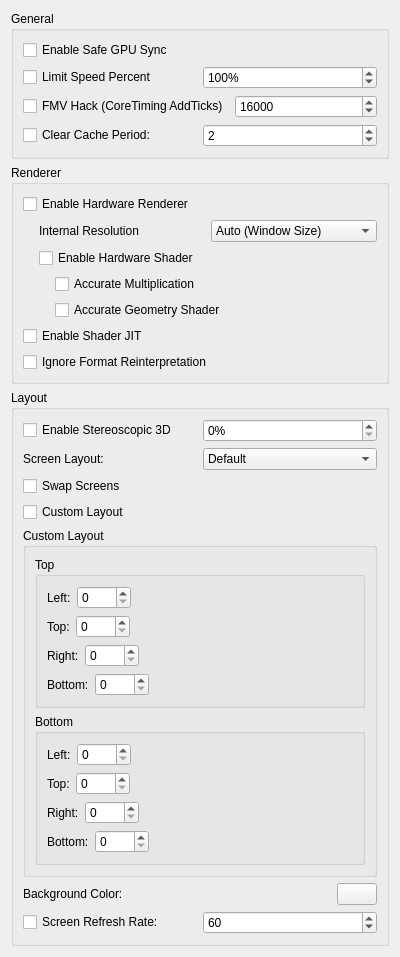
<?xml version="1.0" encoding="UTF-8"?>
<ui version="4.0">
 <class>ConfigureGraphics</class>
 <widget class="QWidget" name="ConfigureGraphics">
  <property name="geometry">
   <rect>
    <x>0</x>
    <y>0</y>
    <width>400</width>
    <height>427</height>
   </rect>
  </property>
  <property name="windowTitle">
   <string>Form</string>
  </property>
  <layout class="QVBoxLayout" name="verticalLayout">
   <item>
    <widget class="QGroupBox" name="generalBox">
     <property name="title">
      <string>General</string>
     </property>
     <layout class="QVBoxLayout" name="verticalLayout_2">
      <item>
       <widget class="QCheckBox" name="toggle_glsync">
        <property name="text">
         <string>Enable Safe GPU Sync</string>
        </property>
       </widget>
      </item>
      <item>
       <layout class="QHBoxLayout" name="horizontalLayout_2">
        <item>
         <widget class="QCheckBox" name="toggle_frame_limit">
          <property name="text">
           <string>Limit Speed Percent</string>
          </property>
         </widget>
        </item>
        <item>
         <widget class="QSpinBox" name="frame_limit">
          <property name="suffix">
           <string>%</string>
          </property>
          <property name="minimum">
           <number>1</number>
          </property>
          <property name="maximum">
           <number>9999</number>
          </property>
          <property name="value">
           <number>100</number>
          </property>
         </widget>
        </item>
       </layout>
      </item>
      <item>
        <layout class="QHBoxLayout" name="horizontalLayout_7">
         <item>
          <widget class="QCheckBox" name="FMV_hack">
           <property name="text">
            <string>FMV Hack (CoreTiming AddTicks)</string>
           </property>
          </widget>
         </item>
         <item>
          <widget class="QSpinBox" name="AddTicks">
           <property name="minimum">
            <number>1</number>
           </property>
           <property name="maximum">
            <number>999999</number>
           </property>
           <property name="value">
            <number>16000</number>
           </property>
          </widget>
         </item>
        </layout>
       </item>
      <item>
       <layout class="QHBoxLayout" name="horizontalLayout_9">
        <item>
         <widget class="QCheckBox" name="enable_cache_clear">
          <property name="text">
           <string>Clear Cache Period:</string>
          </property>
         </widget>
        </item>
        <item>
         <widget class="QSpinBox" name="clear_cache_secs">
          <property name="minimum">
           <number>1</number>
          </property>
          <property name="maximum">
           <number>3600</number>
          </property>
          <property name="value">
           <number>2</number>
          </property>
         </widget>
        </item>
       </layout>
      </item>
     </layout>
    </widget>
   </item>
   <item>
    <widget class="QGroupBox" name="rendererBox">
     <property name="title">
      <string>Renderer</string>
     </property>
     <layout class="QVBoxLayout" name="verticalLayout_6">
      <item>
       <widget class="QCheckBox" name="toggle_hw_renderer">
        <property name="toolTip">
         <string>&lt;html&gt;&lt;head/&gt;&lt;body&gt;&lt;p&gt;Use OpenGL to accelerate rendering.&lt;/p&gt;&lt;p&gt;Disable to debug graphics-related problem.&lt;/p&gt;&lt;/body&gt;&lt;/html&gt;</string>
        </property>
        <property name="text">
         <string>Enable Hardware Renderer</string>
        </property>
       </widget>
      </item>
      <item>
       <widget class="QWidget" name="hw_renderer_group" native="true">
        <layout class="QVBoxLayout" name="verticalLayout_5">
         <property name="leftMargin">
          <number>16</number>
         </property>
         <property name="topMargin">
          <number>0</number>
         </property>
         <property name="rightMargin">
          <number>0</number>
         </property>
         <property name="bottomMargin">
          <number>0</number>
         </property>
         <item>
          <layout class="QHBoxLayout" name="horizontalLayout">
           <item>
            <widget class="QLabel" name="label">
             <property name="text">
              <string>Internal Resolution</string>
             </property>
            </widget>
           </item>
           <item>
            <widget class="QComboBox" name="resolution_factor_combobox">
             <item>
              <property name="text">
               <string>Auto (Window Size)</string>
              </property>
             </item>
             <item>
              <property name="text">
               <string>Native (400x240)</string>
              </property>
             </item>
             <item>
              <property name="text">
               <string>2x Native (800x480)</string>
              </property>
             </item>
             <item>
              <property name="text">
               <string>3x Native (1200x720)</string>
              </property>
             </item>
             <item>
              <property name="text">
               <string>4x Native (1600x960)</string>
              </property>
             </item>
             <item>
              <property name="text">
               <string>5x Native (2000x1200)</string>
              </property>
             </item>
             <item>
              <property name="text">
               <string>6x Native (2400x1440)</string>
              </property>
             </item>
             <item>
              <property name="text">
               <string>7x Native (2800x1680)</string>
              </property>
             </item>
             <item>
              <property name="text">
               <string>8x Native (3200x1920)</string>
              </property>
             </item>
             <item>
              <property name="text">
               <string>9x Native (3600x2160)</string>
              </property>
             </item>
             <item>
              <property name="text">
               <string>10x Native (4000x2400)</string>
              </property>
             </item>
            </widget>
           </item>
          </layout>
         </item>
         <item>
          <widget class="QCheckBox" name="toggle_hw_shader">
           <property name="toolTip">
            <string>&lt;html&gt;&lt;head/&gt;&lt;body&gt;&lt;p&gt;Use OpenGL to accelerate shader emulation.&lt;/p&gt;&lt;p&gt;Requires a relatively powerful GPU for better performance.&lt;/p&gt;&lt;/body&gt;&lt;/html&gt;</string>
           </property>
           <property name="text">
            <string>Enable Hardware Shader</string>
           </property>
          </widget>
         </item>
         <item>
          <widget class="QWidget" name="hw_shader_group" native="true">
           <layout class="QVBoxLayout" name="verticalLayout_7">
            <property name="leftMargin">
             <number>16</number>
            </property>
            <property name="topMargin">
             <number>0</number>
            </property>
            <property name="rightMargin">
             <number>0</number>
            </property>
            <property name="bottomMargin">
             <number>0</number>
            </property>
            <item>
             <widget class="QCheckBox" name="toggle_accurate_mul">
              <property name="toolTip">
               <string>&lt;html&gt;&lt;head/&gt;&lt;body&gt;&lt;p&gt;Correctly handle all edge cases in multiplication operation in shaders. &lt;/p&gt;&lt;p&gt;Some games requires this to be enabled for the hardware shader to render properly.&lt;/p&gt;&lt;p&gt;However this would reduce performance in most games.&lt;/p&gt;&lt;/body&gt;&lt;/html&gt;</string>
              </property>
              <property name="text">
               <string>Accurate Multiplication</string>
              </property>
             </widget>
            </item>
            <item>
             <widget class="QCheckBox" name="toggle_accurate_gs">
              <property name="toolTip">
               <string>&lt;html&gt;&lt;head/&gt;&lt;body&gt;&lt;p&gt;Force to fall back to software shader emulation when geometry shaders are used. &lt;/p&gt;&lt;p&gt;Some games require this to be enabled for the hardware shader to render properly.&lt;/p&gt;&lt;p&gt;However this might reduce performance in some games&lt;/p&gt;&lt;/body&gt;&lt;/html&gt;</string>
              </property>
              <property name="text">
               <string>Accurate Geometry Shader</string>
              </property>
             </widget>
            </item>
           </layout>
          </widget>
         </item>
        </layout>
       </widget>
      </item>
      <item>
       <widget class="QCheckBox" name="toggle_shader_jit">
        <property name="toolTip">
         <string>&lt;html&gt;&lt;head/&gt;&lt;body&gt;&lt;p&gt;Use the JIT engine instead of the interpreter for software shader emulation. &lt;/p&gt;&lt;p&gt;Enable this for better performance.&lt;/p&gt;&lt;/body&gt;&lt;/html&gt;</string>
        </property>
        <property name="text">
         <string>Enable Shader JIT</string>
        </property>
       </widget>
      </item>
      <item>
       <widget class="QCheckBox" name="toggle_format_reinterpret_hack">
        <property name="text">
         <string>Ignore Format Reinterpretation</string>
        </property>
       </widget>
      </item>
     </layout>
    </widget>
   </item>
   <item>
    <widget class="QGroupBox" name="layoutBox">
     <property name="title">
      <string>Layout</string>
     </property>
     <layout class="QVBoxLayout" name="verticalLayout_3">
      <item>
       <layout class="QHBoxLayout" name="horizontalLayout_5">
        <item>
         <widget class="QCheckBox" name="toggle_3d">
          <property name="text">
           <string>Enable Stereoscopic 3D</string>
          </property>
         </widget>
        </item>
        <item>
         <widget class="QSpinBox" name="factor_3d">
          <property name="suffix">
           <string>%</string>
          </property>
          <property name="minimum">
           <number>0</number>
          </property>
          <property name="maximum">
           <number>100</number>
          </property>
          <property name="value">
           <number>0</number>
          </property>
         </widget>
        </item>
       </layout>
      </item>
      <item>
       <layout class="QHBoxLayout" name="horizontalLayout_4">
        <item>
         <widget class="QLabel" name="label1">
          <property name="text">
           <string>Screen Layout:</string>
          </property>
         </widget>
        </item>
        <item>
         <widget class="QComboBox" name="layout_combobox">
          <item>
           <property name="text">
            <string>Default</string>
           </property>
          </item>
          <item>
           <property name="text">
            <string>Single Screen</string>
           </property>
          </item>
          <item>
           <property name="text">
            <string>Medium Screen</string>
           </property>
          </item>
          <item>
           <property name="text">
            <string>Large Screen</string>
           </property>
          </item>
          <item>
           <property name="text">
            <string>Side by Side</string>
           </property>
          </item>
         </widget>
        </item>
       </layout>
      </item>
      <item>
       <widget class="QCheckBox" name="swap_screen">
        <property name="text">
         <string>Swap Screens</string>
        </property>
       </widget>
      </item>
      <item>
       <widget class="QCheckBox" name="custom_layout">
        <property name="text">
         <string>Custom Layout</string>
        </property>
       </widget>
      </item>
      <item>
       <widget class="QGroupBox" name="custom_layout_group">
        <property name="title">
         <string>Custom Layout</string>
        </property>
        <layout class="QVBoxLayout" name="verticalLayout_5">
         <item>
          <widget class="QGroupBox" name="custom_top">
           <property name="title">
            <string>Top</string>
           </property>
           <layout class="QVBoxLayout" name="verticalLayout_8">
            <item>
             <layout class="QHBoxLayout" name="horizontalLayout_5">
              <item>
               <widget class="QLabel" name="label_6">
                <property name="text">
                 <string>Left:</string>
                </property>
               </widget>
              </item>
              <item>
               <widget class="QSpinBox" name="custom_top_left">
                <property name="maximum">
                 <number>5000</number>
                </property>
               </widget>
              </item>
              <item>
               <spacer name="horizontalSpacer">
                <property name="orientation">
                 <enum>Qt::Horizontal</enum>
                </property>
                <property name="sizeHint" stdset="0">
                 <size>
                  <width>40</width>
                  <height>20</height>
                 </size>
                </property>
               </spacer>
              </item>
             </layout>
            </item>
            <item>
             <layout class="QHBoxLayout" name="horizontalLayout_9">
              <item>
               <widget class="QLabel" name="label_7">
                <property name="text">
                 <string>Top:</string>
                </property>
               </widget>
              </item>
              <item>
               <widget class="QSpinBox" name="custom_top_top">
                <property name="maximum">
                 <number>5000</number>
                </property>
               </widget>
              </item>
              <item>
               <spacer name="horizontalSpacer_2">
                <property name="orientation">
                 <enum>Qt::Horizontal</enum>
                </property>
                <property name="sizeHint" stdset="0">
                 <size>
                  <width>40</width>
                  <height>20</height>
                 </size>
                </property>
               </spacer>
              </item>
             </layout>
            </item>
            <item>
             <layout class="QHBoxLayout" name="horizontalLayout_10">
              <item>
               <widget class="QLabel" name="label_8">
                <property name="text">
                 <string>Right:</string>
                </property>
               </widget>
              </item>
              <item>
               <widget class="QSpinBox" name="custom_top_right">
                <property name="maximum">
                 <number>5000</number>
                </property>
               </widget>
              </item>
              <item>
               <spacer name="horizontalSpacer_3">
                <property name="orientation">
                 <enum>Qt::Horizontal</enum>
                </property>
                <property name="sizeHint" stdset="0">
                 <size>
                  <width>40</width>
                  <height>20</height>
                 </size>
                </property>
               </spacer>
              </item>
             </layout>
            </item>
            <item>
             <layout class="QHBoxLayout" name="horizontalLayout_11">
              <item>
               <widget class="QLabel" name="label_11">
                <property name="text">
                 <string>Bottom:</string>
                </property>
               </widget>
              </item>
              <item>
               <widget class="QSpinBox" name="custom_top_bottom">
                <property name="maximum">
                 <number>5000</number>
                </property>
               </widget>
              </item>
              <item>
               <spacer name="horizontalSpacer_4">
                <property name="orientation">
                 <enum>Qt::Horizontal</enum>
                </property>
                <property name="sizeHint" stdset="0">
                 <size>
                  <width>40</width>
                  <height>20</height>
                 </size>
                </property>
               </spacer>
              </item>
             </layout>
            </item>
           </layout>
          </widget>
         </item>
         <item>
          <widget class="QGroupBox" name="custom_bottom">
           <property name="title">
            <string>Bottom</string>
           </property>
           <layout class="QVBoxLayout" name="verticalLayout_9">
            <item>
             <layout class="QHBoxLayout" name="horizontalLayout_12">
              <item>
               <widget class="QLabel" name="label_9">
                <property name="text">
                 <string>Left:</string>
                </property>
               </widget>
              </item>
              <item>
               <widget class="QSpinBox" name="custom_bottom_left">
                <property name="maximum">
                 <number>5000</number>
                </property>
               </widget>
              </item>
              <item>
               <spacer name="horizontalSpacer_5">
                <property name="orientation">
                 <enum>Qt::Horizontal</enum>
                </property>
                <property name="sizeHint" stdset="0">
                 <size>
                  <width>40</width>
                  <height>20</height>
                 </size>
                </property>
               </spacer>
              </item>
             </layout>
            </item>
            <item>
             <layout class="QHBoxLayout" name="horizontalLayout_13">
              <item>
               <widget class="QLabel" name="label_10">
                <property name="text">
                 <string>Top:</string>
                </property>
               </widget>
              </item>
              <item>
               <widget class="QSpinBox" name="custom_bottom_top">
                <property name="maximum">
                 <number>5000</number>
                </property>
               </widget>
              </item>
              <item>
               <spacer name="horizontalSpacer_6">
                <property name="orientation">
                 <enum>Qt::Horizontal</enum>
                </property>
                <property name="sizeHint" stdset="0">
                 <size>
                  <width>40</width>
                  <height>20</height>
                 </size>
                </property>
               </spacer>
              </item>
             </layout>
            </item>
            <item>
             <layout class="QHBoxLayout" name="horizontalLayout_14">
              <item>
               <widget class="QLabel" name="label_12">
                <property name="text">
                 <string>Right:</string>
                </property>
               </widget>
              </item>
              <item>
               <widget class="QSpinBox" name="custom_bottom_right">
                <property name="maximum">
                 <number>5000</number>
                </property>
               </widget>
              </item>
              <item>
               <spacer name="horizontalSpacer_7">
                <property name="orientation">
                 <enum>Qt::Horizontal</enum>
                </property>
                <property name="sizeHint" stdset="0">
                 <size>
                  <width>40</width>
                  <height>20</height>
                 </size>
                </property>
               </spacer>
              </item>
             </layout>
            </item>
            <item>
             <layout class="QHBoxLayout" name="horizontalLayout_15">
              <item>
               <widget class="QLabel" name="label_13">
                <property name="text">
                 <string>Bottom:</string>
                </property>
               </widget>
              </item>
              <item>
               <widget class="QSpinBox" name="custom_bottom_bottom">
                <property name="maximum">
                 <number>5000</number>
                </property>
               </widget>
              </item>
              <item>
               <spacer name="horizontalSpacer_8">
                <property name="orientation">
                 <enum>Qt::Horizontal</enum>
                </property>
                <property name="sizeHint" stdset="0">
                 <size>
                  <width>40</width>
                  <height>20</height>
                 </size>
                </property>
               </spacer>
              </item>
             </layout>
            </item>
           </layout>
          </widget>
         </item>
        </layout>
       </widget>
      </item>
      <item>
       <layout class="QHBoxLayout" name="horizontalLayout_6">
        <item>
         <widget class="QLabel" name="bg_label">
          <property name="text">
           <string>Background Color:</string>
          </property>
         </widget>
        </item>
        <item>
         <widget class="QPushButton" name="bg_button">
          <property name="maximumSize">
           <size>
            <width>40</width>
            <height>16777215</height>
           </size>
          </property>
         </widget>
        </item>
       </layout>
      </item>
      <item>
        <layout class="QHBoxLayout" name="horizontalLayout_9">
         <item>
          <widget class="QCheckBox" name="custom_refresh_rate">
           <property name="text">
            <string>Screen Refresh Rate:</string>
           </property>
          </widget>
         </item>
         <item>
          <widget class="QSpinBox" name="screen_refresh_rate">
           <property name="minimum">
            <number>1</number>
           </property>
           <property name="maximum">
            <number>999</number>
           </property>
           <property name="value">
            <number>60</number>
           </property>
          </widget>
         </item>
        </layout>
       </item>
     </layout>
    </widget>
   </item>
   <item>
    <spacer name="verticalSpacer">
     <property name="orientation">
      <enum>Qt::Vertical</enum>
     </property>
     <property name="sizeHint" stdset="0">
      <size>
       <width>20</width>
       <height>40</height>
      </size>
     </property>
    </spacer>
   </item>
  </layout>
 </widget>
 <resources/>
 <connections/>
</ui>
